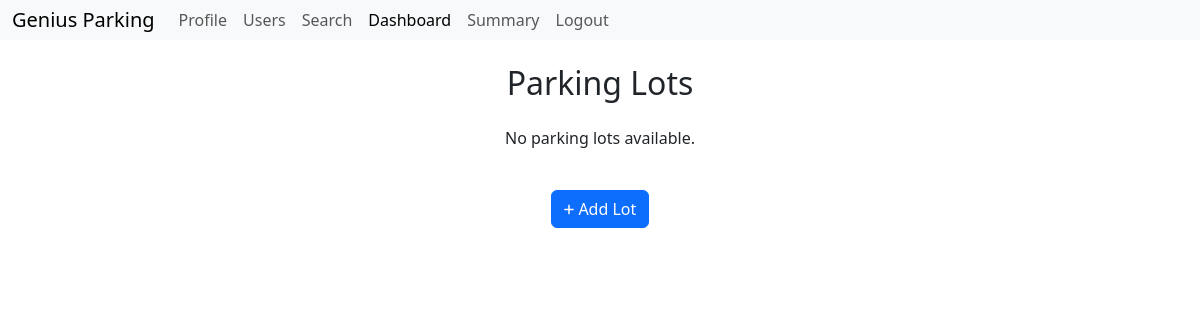
The page /admin_dashboard (signed in) on the database as committed earlier.
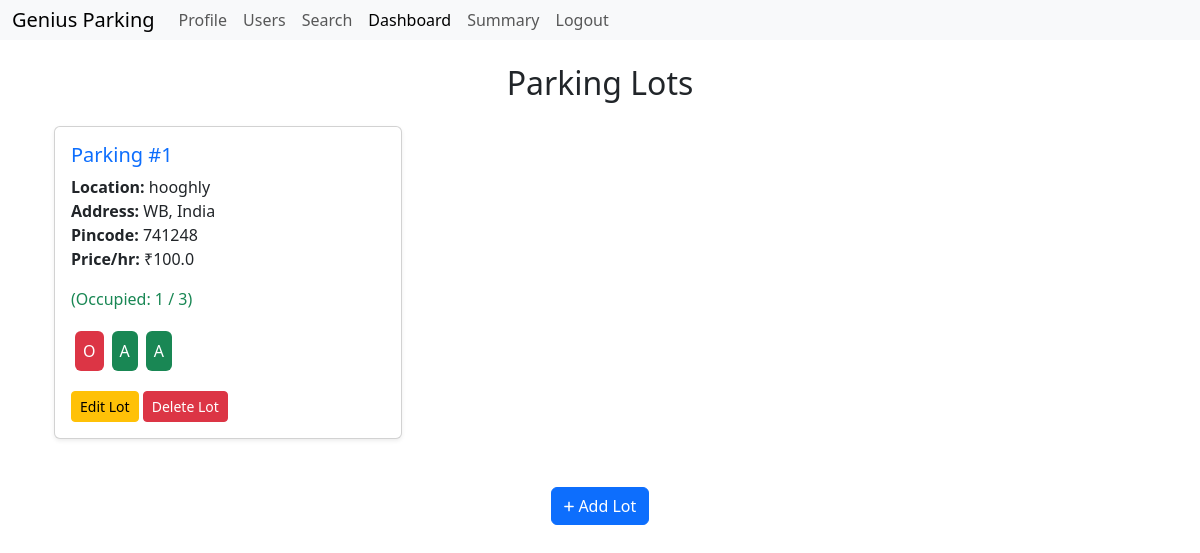
The same page on the database as committed later.
### models.py (models this page shows, shortened)
class Parking_Lot(db.Model):
    __tablename__ = 'parking_lot'
    id = db.Column(db.Integer, primary_key=True)
    prime_location_name = db.Column(db.String(100), nullable=False)
    price = db.Column(db.Float, nullable=False)
    address = db.Column(db.String(255), nullable=False)
    pincode = db.Column(db.String(10), nullable=False)
    maximum_number_of_spots = db.Column(db.Integer, nullable=False)
    user_id = db.Column(db.Integer, db.ForeignKey('user.id'), nullable=False)
    parking_spot = db.relationship('Parking_Spot', back_populates='parking_lot', lazy=True)
    @property
    def occupied(self):
        return sum(1 for spot in self.parking_spot if spot.status == 'O')

class Parking_Spot(db.Model):
    __tablename__ = 'parking_spot'
    id = db.Column(db.Integer, primary_key=True)
    lot_id = db.Column(db.Integer, db.ForeignKey('parking_lot.id'), nullable=False)
    status = db.Column(db.String(1), nullable=False, default='A')  ## 'A'-Available/'O'-Occupied
    parking_lot = db.relationship('Parking_Lot', back_populates='parking_spot', lazy=True)

### routes.py (the view)
@app.route('/admin_dashboard')
@auth_admin
def admin_dashboard():
    if not session.get('user_id') or not User.query.get(session['user_id']).is_admin:
        flash("Access denied", "danger")
        return redirect(url_for('login'))
    parking_lot = Parking_Lot.query.all()
    return render_template('admin_dashboard.html', user=User.query.get(session['user_id']), parking_lot=parking_lot)

### app.py (called while the page is built)
@app.context_processor
def inject_now():
    return {'now': lambda: datetime.now().strftime("%Y-%m-%d %H:%M:%S")}

### routes.py (called while the page is built)
def auth_admin(func):
    @wraps(func)
    def core(*args, **kwargs):
        if 'user_id' not in session:
            flash('Please login first!', 'danger')
            return redirect(url_for('login'))
        user = User.query.get(session['user_id'])
        if not user.is_admin:
            flash('You are not allowed to view this page!', 'danger')
            return redirect(url_for('profile'))
        return func(*args, **kwargs)
    return core

### templates/admin_dashboard.html (shortened to what this page needs)
{% extends "layout.html" %}
{% block content %}
<div class="container mt-4">
    <h2 class="text-center mb-4">Parking Lots</h2>
     <div class="row">
        {% for lot in parking_lot %}
        <div class="col-md-4 mb-4">
            <div class="card shadow-sm">
                <div class="card-body">
                    <h5 class="card-title text-primary">Parking #{{ lot.id }}</h5>
                    <p>
                        <strong>Location:</strong> {{ lot.prime_location_name }}<br>
                        <strong>Address:</strong> {{ lot.address }}<br>
                        <strong>Pincode:</strong> {{ lot.pincode }}<br>
                        <strong>Price/hr:</strong> ₹{{ lot.price }}
                    </p>
                    <p class="text-success">
                        (Occupied: {{ lot.occupied }} / {{ lot.maximum_number_of_spots }})
                    </p>
                    <div class="d-flex flex-wrap">
                        {% for parking_spot in lot.parking_spot %}
                            <a href="{{ url_for('view_or_delete_spot', spot_id=parking_spot.id) }}"
                                class="m-1 p-2 rounded text-white text-decoration-none d-block
                                    {% if parking_spot.status == 'O' %}bg-danger{% else %}bg-success{% endif %}">
                                {{ parking_spot.status }}
                            </a>
                        {% endfor %}
                    </div>
                    <div class="mt-3">
                        <a href="{{ url_for('edit_lot', lot_id=lot.id) }}" class="btn btn-sm btn-warning">Edit Lot</a>
                        <a href="{{ url_for('delete_lot', lot_id=lot.id) }}" class="btn btn-sm btn-danger">Delete Lot</a>
                    </div>
                </div>
            </div>
        </div>
        {% else %}
        <p class="text-center">No parking lots available.</p>
        {% endfor %}
    </div>
    <div class="text-center mt-4">
        <a href="{{ url_for('add_lot') }}" class="btn btn-primary">
        <i class="fas fa-plus fa-xs"></i>
          Add Lot</a>
    </div>
</div>
{% endblock %}

### templates/layout.html (shortened to what this page needs)
<!DOCTYPE html>
<html>
    <head>
        <link href="https://cdn.jsdelivr.net/npm/bootstrap@5.3.7/dist/css/bootstrap.min.css" rel="stylesheet">
        <link rel="stylesheet" href="https://cdnjs.cloudflare.com/ajax/libs/font-awesome/6.7.2/css/all.min.css">
        <link rel="stylesheet" href="">
    </head>
    <body>
    {% include "secure-nav.html" %}
        <div class="container">
            {% block content %}
            {% endblock %}
        </div>
    </body>
</html>

### templates/secure-nav.html (shortened to what this page needs)
<nav class="navbar navbar-expand-lg bg-body-tertiary">
  <div class="container-fluid">
    <a class="navbar-brand" href="/">Genius Parking</a>
    <div class="collapse navbar-collapse" id="navbarNavAltMarkup">
      <div class="navbar-nav">
        <ul class="navbar-nav">
        {% if user %}
         <li class="nav-item">
            <a class="nav-link {% if request.endpoint == 'profile' %}active{% endif %}" href="{{url_for('profile')}}">Profile</a>
          </li>
          {% if user.is_admin %}
          <li class="nav-item">
            <a class="nav-link {% if request.endpoint == 'registered_users' %}active{% endif %}" href="{{ url_for('registered_users') }}">Users</a>
          </li>
          <li class="nav-item">
            <a class="nav-link {% if request.endpoint == 'search' %}active{% endif %}" href="{{ url_for('search') }}">Search</a>
          </li>
            <li class="nav-item">
            <a class="nav-link {% if request.endpoint == 'admin_dashboard' %}active{% endif %}" href="{{ url_for('admin_dashboard') }}">Dashboard</a>
          </li>
           <li class="nav-item">
            <a class="nav-link {% if request.endpoint == 'summary' %}active{% endif %}" href="{{ url_for('summary') }}">Summary</a>
          </li>
          {% endif %}
          <li class="nav-item">
            <a class="nav-link" href="{{url_for('logout')}}">Logout</a>
          </li>
          {% endif %}
        </ul>
      </div>
    </div>
  </div>
</nav>

### templates/secure-nav.html (style rules this page uses)
.navbar { width: 100%; padding: 0; }

Rows that differ between the two databases and show on the page:
added Parking_Lot: id "1", prime_location_name "hooghly", address "WB, India", pincode "741248", price "100.0", occupied "1", maximum_number_of_spots "3"
added Parking_Spot: status "O"
added Parking_Spot: status "A"
added Parking_Spot: status "A"
Other text that changed with them:
text no longer shown: "No parking lots available."
